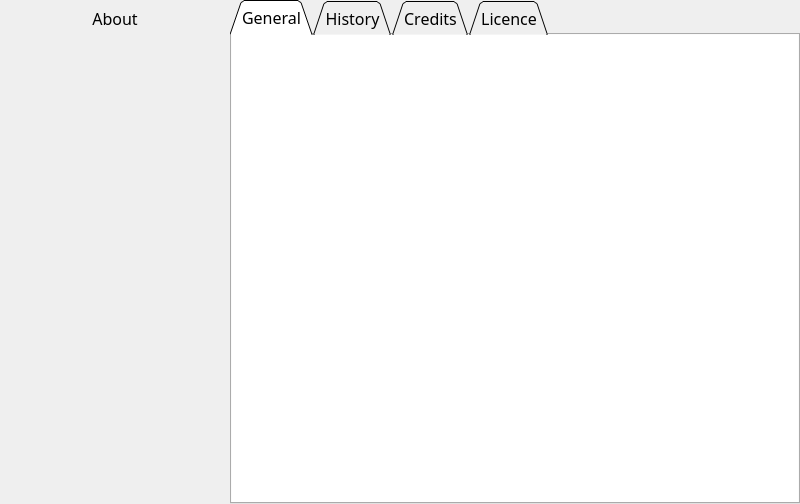
<?xml version="1.0" encoding="UTF-8"?>
<ui version="4.0">
 <class>AppAbout</class>
 <widget class="QDialog" name="AppAbout">
  <property name="geometry">
   <rect>
    <x>0</x>
    <y>0</y>
    <width>800</width>
    <height>504</height>
   </rect>
  </property>
  <property name="font">
   <font>
    <family>Trebuchet MS</family>
    <pointsize>12</pointsize>
   </font>
  </property>
  <property name="windowTitle">
   <string>About mBible</string>
  </property>
  <property name="windowIcon">
   <iconset resource="icons/icons.qrc">
    <normaloff>:/icons/app_icon</normaloff>:/icons/app_icon</iconset>
  </property>
  <property name="sizeGripEnabled">
   <bool>false</bool>
  </property>
  <layout class="QVBoxLayout" name="MainLayout">
   <property name="spacing">
    <number>0</number>
   </property>
   <property name="leftMargin">
    <number>0</number>
   </property>
   <property name="topMargin">
    <number>0</number>
   </property>
   <property name="rightMargin">
    <number>0</number>
   </property>
   <property name="bottomMargin">
    <number>0</number>
   </property>
   <item>
    <layout class="QHBoxLayout" name="CentralWidget">
     <property name="spacing">
      <number>0</number>
     </property>
     <property name="bottomMargin">
      <number>0</number>
     </property>
     <item>
      <layout class="QVBoxLayout" name="PanelLeft">
       <item>
        <widget class="QLabel" name="LblSidebar">
         <property name="sizePolicy">
          <sizepolicy hsizetype="Fixed" vsizetype="Fixed">
           <horstretch>0</horstretch>
           <verstretch>0</verstretch>
          </sizepolicy>
         </property>
         <property name="minimumSize">
          <size>
           <width>230</width>
           <height>490</height>
          </size>
         </property>
         <property name="text">
          <string>&lt;html&gt;&lt;head/&gt;&lt;body&gt;&lt;p align=&quot;center&quot;&gt;About&lt;/p&gt;&lt;p align=&quot;center&quot;&gt;&lt;img src=&quot;:/images/version.png&quot;/&gt;&lt;/p&gt;&lt;/body&gt;&lt;/html&gt;</string>
         </property>
         <property name="scaledContents">
          <bool>true</bool>
         </property>
         <property name="alignment">
          <set>Qt::AlignLeading|Qt::AlignLeft|Qt::AlignTop</set>
         </property>
        </widget>
       </item>
      </layout>
     </item>
     <item>
      <layout class="QVBoxLayout" name="PanelRight">
       <item>
        <widget class="QTabWidget" name="PrefsTabs">
         <property name="enabled">
          <bool>true</bool>
         </property>
         <property name="sizePolicy">
          <sizepolicy hsizetype="Expanding" vsizetype="Expanding">
           <horstretch>0</horstretch>
           <verstretch>0</verstretch>
          </sizepolicy>
         </property>
         <property name="minimumSize">
          <size>
           <width>0</width>
           <height>0</height>
          </size>
         </property>
         <property name="font">
          <font>
           <family>Trebuchet MS</family>
           <pointsize>12</pointsize>
           <weight>50</weight>
           <bold>false</bold>
          </font>
         </property>
         <property name="tabPosition">
          <enum>QTabWidget::North</enum>
         </property>
         <property name="tabShape">
          <enum>QTabWidget::Triangular</enum>
         </property>
         <property name="currentIndex">
          <number>0</number>
         </property>
         <property name="elideMode">
          <enum>Qt::ElideNone</enum>
         </property>
         <property name="documentMode">
          <bool>false</bool>
         </property>
         <property name="tabsClosable">
          <bool>false</bool>
         </property>
         <property name="movable">
          <bool>true</bool>
         </property>
         <property name="tabBarAutoHide">
          <bool>true</bool>
         </property>
         <widget class="QWidget" name="TabPage1">
          <property name="sizePolicy">
           <sizepolicy hsizetype="Preferred" vsizetype="Fixed">
            <horstretch>0</horstretch>
            <verstretch>0</verstretch>
           </sizepolicy>
          </property>
          <property name="font">
           <font>
            <family>Trebuchet MS</family>
            <pointsize>12</pointsize>
            <weight>50</weight>
            <bold>false</bold>
           </font>
          </property>
          <property name="accessibleName">
           <string extracomment="This has to be equal to the tab title in all the main tabs">History</string>
          </property>
          <attribute name="title">
           <string>General</string>
          </attribute>
          <layout class="QVBoxLayout" name="LayoutTabPage1">
           <property name="spacing">
            <number>0</number>
           </property>
           <property name="leftMargin">
            <number>0</number>
           </property>
           <property name="topMargin">
            <number>0</number>
           </property>
           <property name="rightMargin">
            <number>0</number>
           </property>
           <property name="bottomMargin">
            <number>0</number>
           </property>
           <item>
            <widget class="QTextBrowser" name="TxtTab1">
             <property name="frameShape">
              <enum>QFrame::NoFrame</enum>
             </property>
             <property name="html">
              <string>&lt;!DOCTYPE HTML PUBLIC &quot;-//W3C//DTD HTML 4.0//EN&quot; &quot;http://www.w3.org/TR/REC-html40/strict.dtd&quot;&gt;
&lt;html&gt;&lt;head&gt;&lt;meta name=&quot;qrichtext&quot; content=&quot;1&quot; /&gt;&lt;style type=&quot;text/css&quot;&gt;
p, li { white-space: pre-wrap; }
&lt;/style&gt;&lt;/head&gt;&lt;body style=&quot; font-family:'Trebuchet MS','Trebuchet MS','Trebuchet MS'; font-size:12pt; font-weight:400; font-style:normal;&quot;&gt;
&lt;p style=&quot;-qt-paragraph-type:empty; margin-top:0px; margin-bottom:0px; margin-left:0px; margin-right:0px; -qt-block-indent:0; text-indent:0px;&quot;&gt;&lt;br /&gt;&lt;/p&gt;&lt;/body&gt;&lt;/html&gt;</string>
             </property>
            </widget>
           </item>
          </layout>
         </widget>
         <widget class="QWidget" name="TabPage2">
          <property name="font">
           <font>
            <family>Trebuchet MS</family>
            <pointsize>12</pointsize>
            <weight>50</weight>
            <bold>false</bold>
           </font>
          </property>
          <property name="accessibleName">
           <string extracomment="This has to be equal to the tab title in all the main tabs">History</string>
          </property>
          <attribute name="title">
           <string>History</string>
          </attribute>
          <layout class="QVBoxLayout" name="LayoutTabPage2">
           <property name="spacing">
            <number>0</number>
           </property>
           <property name="leftMargin">
            <number>0</number>
           </property>
           <property name="topMargin">
            <number>0</number>
           </property>
           <property name="rightMargin">
            <number>0</number>
           </property>
           <property name="bottomMargin">
            <number>0</number>
           </property>
           <item>
            <widget class="QTextBrowser" name="TxtTab2">
             <property name="frameShape">
              <enum>QFrame::NoFrame</enum>
             </property>
             <property name="html">
              <string>&lt;!DOCTYPE HTML PUBLIC &quot;-//W3C//DTD HTML 4.0//EN&quot; &quot;http://www.w3.org/TR/REC-html40/strict.dtd&quot;&gt;
&lt;html&gt;&lt;head&gt;&lt;meta name=&quot;qrichtext&quot; content=&quot;1&quot; /&gt;&lt;style type=&quot;text/css&quot;&gt;
p, li { white-space: pre-wrap; }
&lt;/style&gt;&lt;/head&gt;&lt;body style=&quot; font-family:'Trebuchet MS','Trebuchet MS','Trebuchet MS'; font-size:12pt; font-weight:400; font-style:normal;&quot;&gt;
&lt;p style=&quot;-qt-paragraph-type:empty; margin-top:0px; margin-bottom:0px; margin-left:0px; margin-right:0px; -qt-block-indent:0; text-indent:0px;&quot;&gt;&lt;br /&gt;&lt;/p&gt;&lt;/body&gt;&lt;/html&gt;</string>
             </property>
            </widget>
           </item>
          </layout>
         </widget>
         <widget class="QWidget" name="TabPage3">
          <property name="font">
           <font>
            <family>Trebuchet MS</family>
            <pointsize>12</pointsize>
            <weight>50</weight>
            <bold>false</bold>
           </font>
          </property>
          <property name="accessibleName">
           <string extracomment="This has to be equal to the tab title in all the main tabs">History</string>
          </property>
          <attribute name="title">
           <string>Credits</string>
          </attribute>
          <layout class="QVBoxLayout" name="LayoutTabPage3">
           <property name="spacing">
            <number>0</number>
           </property>
           <property name="leftMargin">
            <number>0</number>
           </property>
           <property name="topMargin">
            <number>0</number>
           </property>
           <property name="rightMargin">
            <number>0</number>
           </property>
           <property name="bottomMargin">
            <number>0</number>
           </property>
           <item>
            <widget class="QTextBrowser" name="TxtTab3">
             <property name="frameShape">
              <enum>QFrame::NoFrame</enum>
             </property>
            </widget>
           </item>
          </layout>
         </widget>
         <widget class="QWidget" name="TabPage4">
          <property name="font">
           <font>
            <family>Trebuchet MS</family>
            <pointsize>12</pointsize>
            <weight>50</weight>
            <bold>false</bold>
           </font>
          </property>
          <property name="accessibleName">
           <string extracomment="This has to be equal to the tab title in all the main tabs">History</string>
          </property>
          <attribute name="title">
           <string>Licence</string>
          </attribute>
          <layout class="QVBoxLayout" name="LayoutTabPage4">
           <property name="spacing">
            <number>0</number>
           </property>
           <property name="leftMargin">
            <number>0</number>
           </property>
           <property name="topMargin">
            <number>0</number>
           </property>
           <property name="rightMargin">
            <number>0</number>
           </property>
           <property name="bottomMargin">
            <number>0</number>
           </property>
           <item>
            <widget class="QTextBrowser" name="TxtTab4">
             <property name="frameShape">
              <enum>QFrame::NoFrame</enum>
             </property>
             <property name="html">
              <string>&lt;!DOCTYPE HTML PUBLIC &quot;-//W3C//DTD HTML 4.0//EN&quot; &quot;http://www.w3.org/TR/REC-html40/strict.dtd&quot;&gt;
&lt;html&gt;&lt;head&gt;&lt;meta name=&quot;qrichtext&quot; content=&quot;1&quot; /&gt;&lt;style type=&quot;text/css&quot;&gt;
p, li { white-space: pre-wrap; }
&lt;/style&gt;&lt;/head&gt;&lt;body style=&quot; font-family:'Trebuchet MS','Trebuchet MS','Trebuchet MS'; font-size:12pt; font-weight:400; font-style:normal;&quot;&gt;
&lt;p style=&quot;-qt-paragraph-type:empty; margin-top:12px; margin-bottom:12px; margin-left:0px; margin-right:0px; -qt-block-indent:0; text-indent:0px;&quot;&gt;&lt;br /&gt;&lt;/p&gt;&lt;/body&gt;&lt;/html&gt;</string>
             </property>
            </widget>
           </item>
          </layout>
         </widget>
        </widget>
       </item>
      </layout>
     </item>
    </layout>
   </item>
  </layout>
 </widget>
 <resources>
  <include location="icons/icons.qrc"/>
 </resources>
 <connections/>
</ui>
